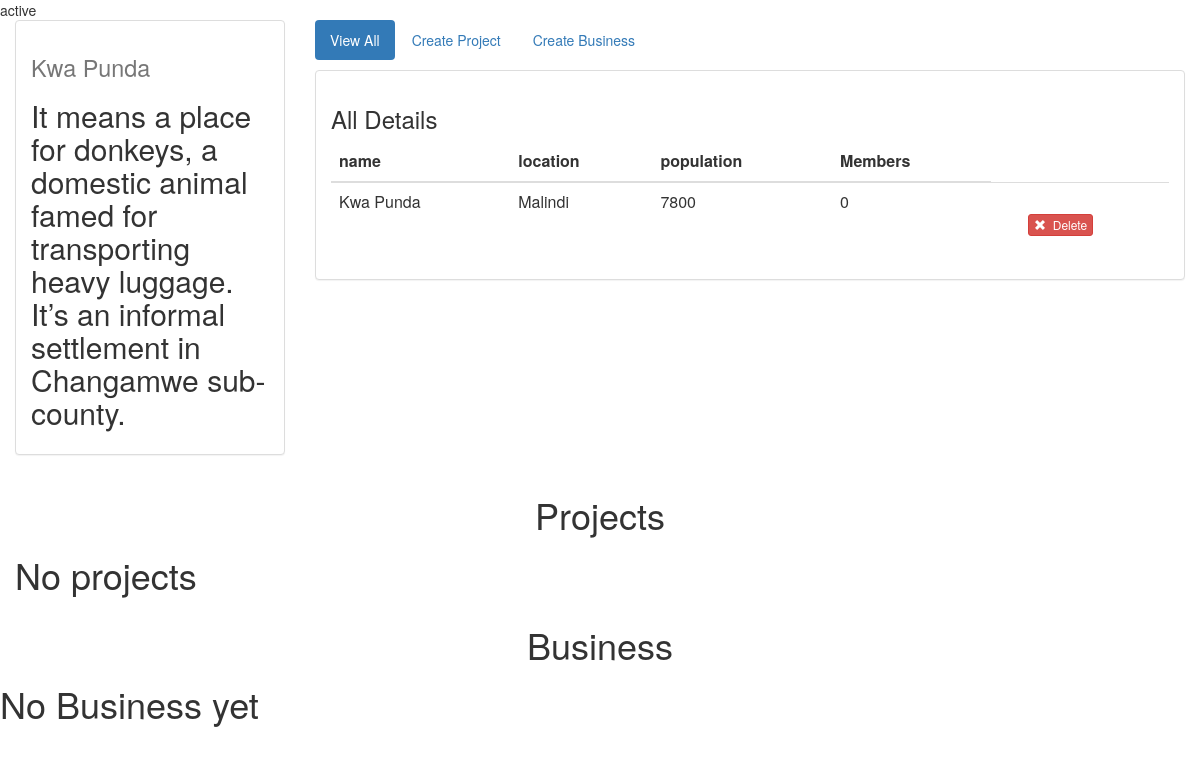
The app's page /5/ with its own data.
### app/models.py (models this page shows, shortened)
class Neighbourhood( models.Model ):
    CITY_CHOICES=(
        ('Nairobi' , 'Nairobi') ,
        ('Machakos' , 'Machakos') ,
        ('KItui' , 'KItui') ,
        ('Garissa' , 'Garissa') ,
        ('Mombasa' , 'Mombasa') ,
        ('Malindi' , 'Malindi') ,
        ('Kisumu' , 'Kisumu') ,
        ('Migori' , 'Migori') ,
        ('Kakamega' , 'Kakamega') ,
        ('Uasingishu' , 'Uasingishu') ,
    )
    name=models.CharField( max_length=300 , null=True )
    description=models.CharField(max_length=500 , null=True)
    location=models.CharField( max_length=100 , choices=CITY_CHOICES )
    population=models.IntegerField( )
    user=models.ForeignKey( User )

### app/views.py (the view)
# urls.py: url( r'^(?P<pk>[0-9]+)/$' , views.DetailView.as_view( ) , name='detail' ) ,
class DetailView( generic.DetailView ):
    model=Neighbourhood
    template_name='Hood/detail.html'

### app/templates/Hood/detail.html (shortened to what this page needs)
{% block body %}
  <link rel="stylesheet" href="https://maxcdn.bootstrapcdn.com/bootstrap/3.3.6/css/bootstrap.min.css">
    <link rel="stylesheet" type="text/css" href=""/>
<div class="container-fluid songs-container">
    <div class="row">
        <div class="col-sm-4 col-md-3">
            <div class="panel panel-default">
                <div class="panel-body">
                    <h1> <small>{{ neighbourhood.name }}</small></h1>
                    <h2>{{ neighbourhood.description }}</h2>
                </div>
            </div>
        </div>
        <div class="col-sm-8 col-md-9">
            <ul class="nav nav-pills" style="margin-bottom: 10px;">
                <li role="presentation" class="active"><a href="">View All</a></li>
                <li role="presentation"><a href="{% url 'project-add' %}">Create Project</a></li>
                <li role="presentation"><a href="{% url 'business-add' %}">Create Business</a></li>
            </ul>
            <div class="panel panel-default">
                <div class="panel-body">
                    <h3>All Details</h3>
                    <table class="table">
                        <thead>
                        <tr>
                            <th>name</th>
                            <th>location</th>
                             <th>population</th>
                            <th>Members</th>
                        </tr>
                        </thead>
                        <tbody>
                            <tr>
                                <td>{{ neighbourhood.name }}</td>
                                <td>{{ neighbourhood.location }}</td>
                                <td>{{ neighbourhood.population }}</td>
                                <td>{{ neighbourhood.users.|length}}</td>
                                <td>
                                </td>
                                <td>
                                    <br>
                                    <form action="{% url 'neighbourhood-delete' neighbourhood.id %}" method="post" style="display: inline;">
                                        <button type="submit" class="btn btn-danger btn-xs">
                                            <span class="glyphicon glyphicon-remove"></span>&nbsp; Delete
                                        </button>
                                    </form>
                                </td>
                            </tr>
                        </tbody>
                    </table>
                </div>
            </div>
        </div>
    </div>
</div>
<div class="container">
    <div class="row">
        <div class="col-sm-12">
             </div>
    {% if project %}
            {% for project in project %}
    <div class="col-md-6 sm-6 col-lg-6">
                    <div class="thumbnail">
                        <a href="{% url 'detail' project.id %}">
                            {{ project.title }}
                              </a>
                        <div class="caption">
                            <br>
                            <div class="footer">
                                {{ project.body }}
                            </div>
                        </div>
                         {% endfor %}
                    </div>
        {% else %}
       <h1 class="text-center">Projects</h1>
       <h1>No projects</h1>
       {% endif %}
    </div>
    </div>
    {% if business %}
            {% for business in business %}
        <div class="col-md-12 sm-12 col-lg-12">
                    <div class="thumbnail">
                        <a href="{% url 'detail' project.id %}">
                            {{ business.business_name }}
                              </a>
                        <div class="caption">
                            {{ business.email_address }}
                            <br>
                            <div class="footer">
                                {{ business.email_address }}
                            </div>
                        </div>
                         {% endfor %}
                    </div>
        {% else %}
       <h1 class="text-center">Business</h1>
       <h1>No Business yet</h1>
       {% endif %}
{% endblock %}

### records on screen
Neighbourhood: name "Kwa Punda", description "It means a place for donkeys, a domestic animal famed for transporting heavy luggage. It’s an informal settlement in Changamwe sub-county.", location "Malindi", population "7800"

### other values on screen
{{ neighbourhood.users.|length }} "0"
